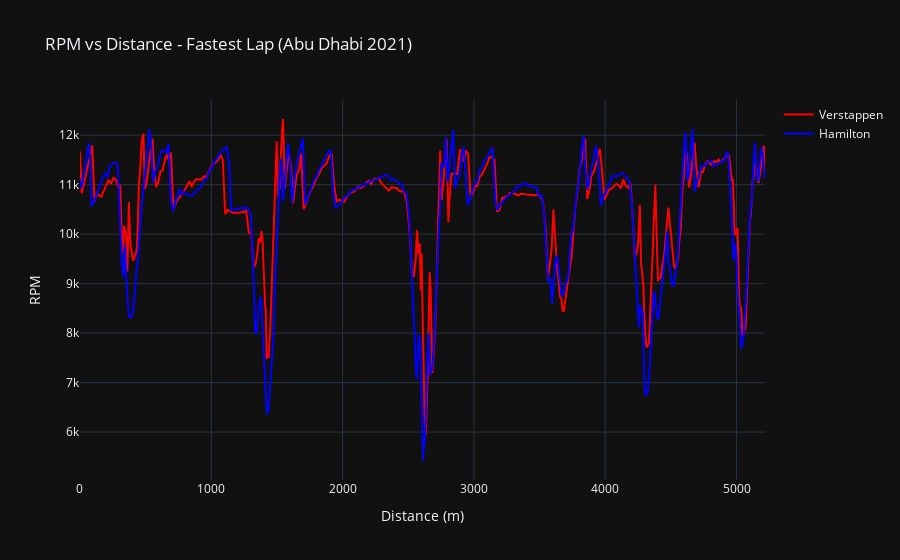

Write notebook code for a chart like this one.
### Markdown cell above
# RPM vs Distance
##### Higher RPMs could mean higher acceleration zones

### Code cell
import plotly.graph_objects as go

fig = go.Figure()

# Verstappen
fig.add_trace(go.Scatter(
    x=ver_tel['Distance'],
    y=ver_tel['RPM'],
    mode='lines',
    name='Verstappen',
    line=dict(color='red')
))

# Hamilton
fig.add_trace(go.Scatter(
    x=ham_tel['Distance'],
    y=ham_tel['RPM'],
    mode='lines',
    name='Hamilton',
    line=dict(color='blue')
))

fig.update_layout(
    title='RPM vs Distance - Fastest Lap (Abu Dhabi 2021)',
    xaxis_title='Distance (m)',
    yaxis_title='RPM',
    template='plotly_dark',
    hovermode='x unified',
    height=500
)

fig.show()

### Figure 1 — Plotly figure (JSON) as saved in the notebook; plotly's stock layout.template omitted (floating-point values rounded to 4 significant figures; data arrays with more than 128 entries replaced by an {"elided": "..."} marker saying what was removed)
{"data": [{"line": {"color": "red"}, "mode": "lines", "name": "Verstappen", "type": "scatter", "x": {"elided": "760 float values"}, "y": {"elided": "760 float values"}}, {"line": {"color": "blue"}, "mode": "lines", "name": "Hamilton", "type": "scatter", "x": {"elided": "764 float values"}, "y": {"elided": "764 float values"}}], "layout": {"autosize": true, "hovermode": "x unified", "title": {"text": "RPM vs Distance - Fastest Lap (Abu Dhabi 2021)"}, "xaxis": {"autorange": true, "range": [0.0817, 5217.0], "title": {"text": "Distance (m)"}, "type": "linear"}, "yaxis": {"autorange": true, "range": [5032.0, 12710.0], "title": {"text": "RPM"}, "type": "linear"}}}
